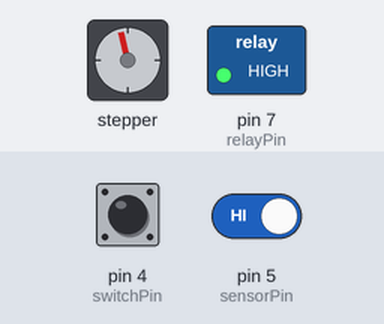
The sketch below on a simulated Arduino Uno, built with avr-gcc and run on an emulated ATmega328P. Parts: stepper motor, switched loads named in the sketch (green lamp = pin HIGH). Wiring (inferred from the names in the program): stepper motor driver (200 steps per turn assumed): step pin 2; direction pin 3; enable pin 6. Inputs (shaded band) come from the test bench; at power-on: pin 4 (switchPin) HIGH, pin 5 (sensorPin) HIGH. Random numbers use the default seed unless the sketch sets one; pins used as bus, display or sensor lines are not drawn.

Above: at 1.25 s.
1.3 s: pin 4 (switchPin) pulled LOW for 3.2 s
At 1.7 s:
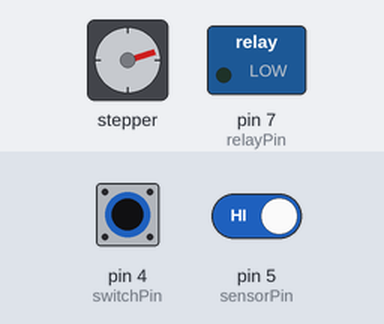
7.2 s: pin 5 (sensorPin) driven LOW
10.2 s: pin 4 (switchPin) pulled LOW for 0.15 s
At 10.69 s:
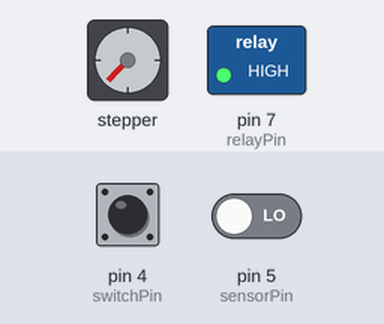
13.3 s: pin 5 (sensorPin) driven HIGH
16.3 s: pin 4 (switchPin) pulled LOW for 1 s
At 16.7 s:
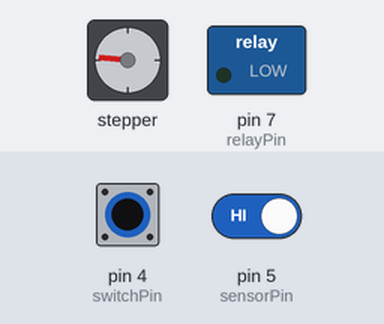
20.3 s: pin 4 (switchPin) pulled LOW for 0.15 s
At 20.47 s:
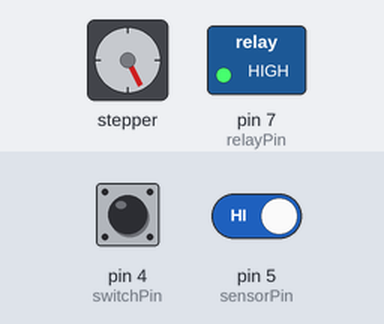
Timing chart, 0 to 32.6 s (numbered marks = the images above; inputs shaded):
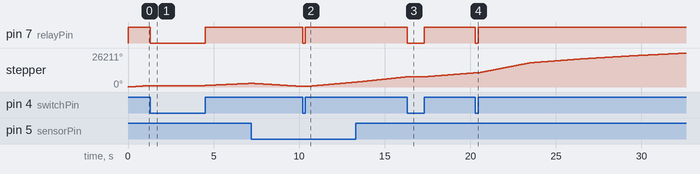

The sketch:

INDJ_UVTRACE_07_RANDOMACC_250731_01.ino
```cpp
const int stepPin     = 2;
const int dirPin      = 3;
const int switchPin   = 4;   // LED 开关（常开）
const int sensorPin   = 5;   // 光电开关（常闭）
const int relayPin    = 7;   // 控制继电器（LED）
const int enaPin      = 6;   // 控制 DM556 ENA- 引脚

bool direction = true;
bool lastSensorState = HIGH;
unsigned long lastSpeedChangeTime = 0;

int stepDelay = 1000;       // 当前速度（微秒）
int targetDelay = 1000;     // 目标速度（微秒）

void setup() {
  pinMode(stepPin, OUTPUT);
  pinMode(dirPin, OUTPUT);
  pinMode(switchPin, INPUT_PULLUP);   // 常开开关
  pinMode(sensorPin, INPUT_PULLUP);   // 常闭光电
  pinMode(relayPin, OUTPUT);
  pinMode(enaPin, OUTPUT);

  digitalWrite(dirPin, direction ? HIGH : LOW);
  digitalWrite(relayPin, LOW);  // 默认关闭 LED
  digitalWrite(enaPin, HIGH);   // 默认禁用电机

  randomSeed(analogRead(0));   // 初始化随机种子
}

void loop() {
  bool switchState = digitalRead(switchPin);   // HIGH = 开关按下
  bool sensorState = digitalRead(sensorPin);   // LOW = 光电被触发

  if (switchState == HIGH) {
    digitalWrite(relayPin, HIGH);   // 打开 LED
    digitalWrite(enaPin, LOW);      // 启动电机驱动

    // 光电开关触发方向反转
    if (lastSensorState == HIGH && sensorState == LOW) {
      direction = !direction;
      digitalWrite(dirPin, direction ? HIGH : LOW);
    }
    lastSensorState = sensorState;

    // 平滑逼近目标速度
    if (stepDelay != targetDelay) {
      int diff = targetDelay - stepDelay;
      stepDelay += diff / 30;  // 调整速率百分比（越小越平滑）
    }

    // 发送步进脉冲
    digitalWrite(stepPin, HIGH);
    delayMicroseconds(stepDelay);
    digitalWrite(stepPin, LOW);
    delayMicroseconds(stepDelay);

    // 每 1.5 秒随机更新目标速度
    if (millis() - lastSpeedChangeTime > 3000) {
      lastSpeedChangeTime = millis();
      targetDelay = random(300, 1500);  // 新的目标速度
    }

  } else {
    digitalWrite(relayPin, LOW);     // 关闭继电器
    digitalWrite(enaPin, HIGH);      // 关闭电机驱动
    lastSensorState = HIGH;          // 重置传感器状态
  }
}
```

Measured:
- after the input at 1.3 s, pin 7 (relayPin): HIGH → LOW at once, → HIGH 3.2 s later
- after the input at 10.2 s, pin 7 (relayPin): HIGH → LOW at once, → HIGH 0.15 s later
- after the input at 16.3 s, pin 7 (relayPin): HIGH → LOW at once, → HIGH 1.0 s later
- after the input at 20.3 s, pin 7 (relayPin): HIGH → LOW at once, → HIGH 0.15 s later
